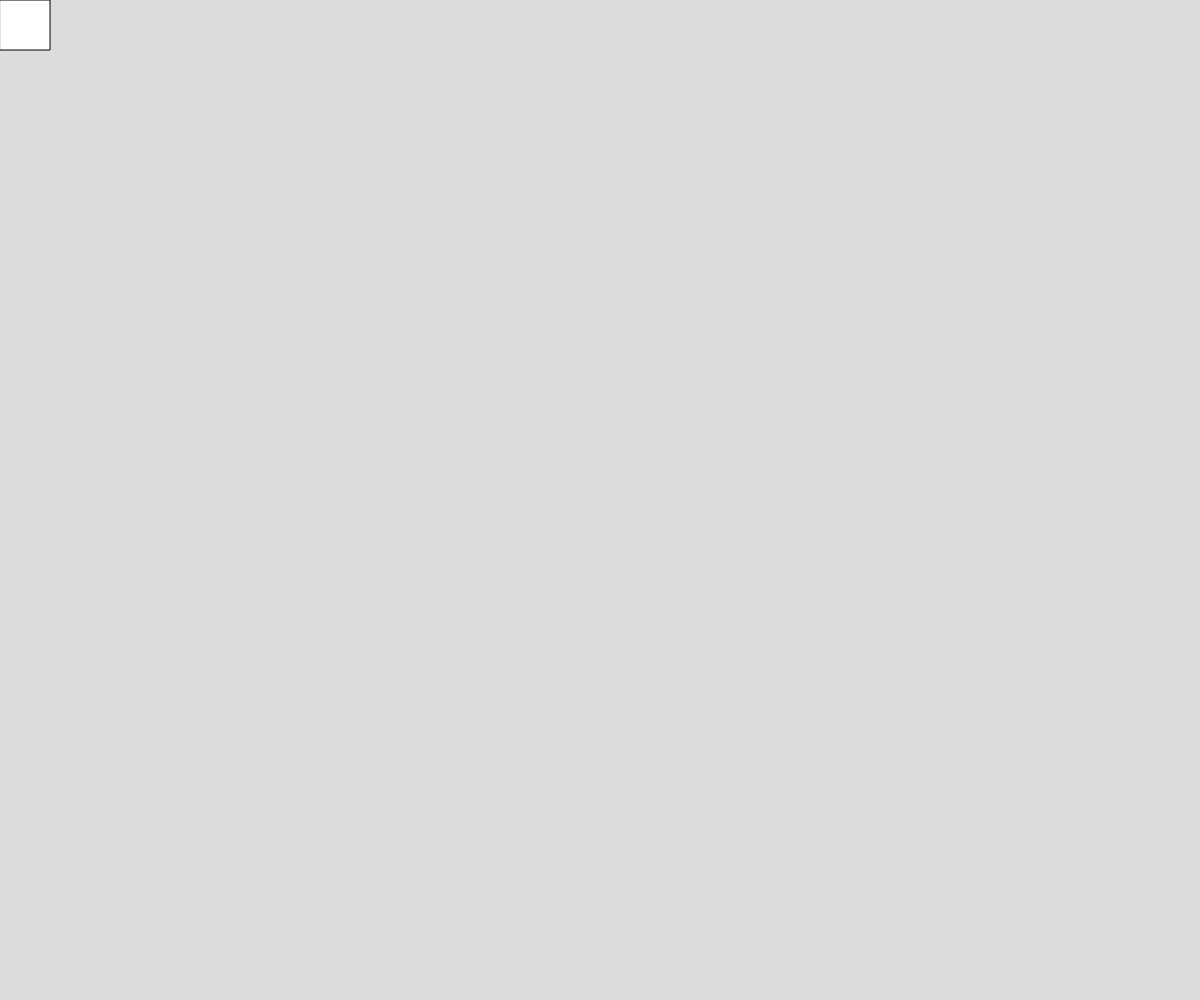
Frame 1 (no input)
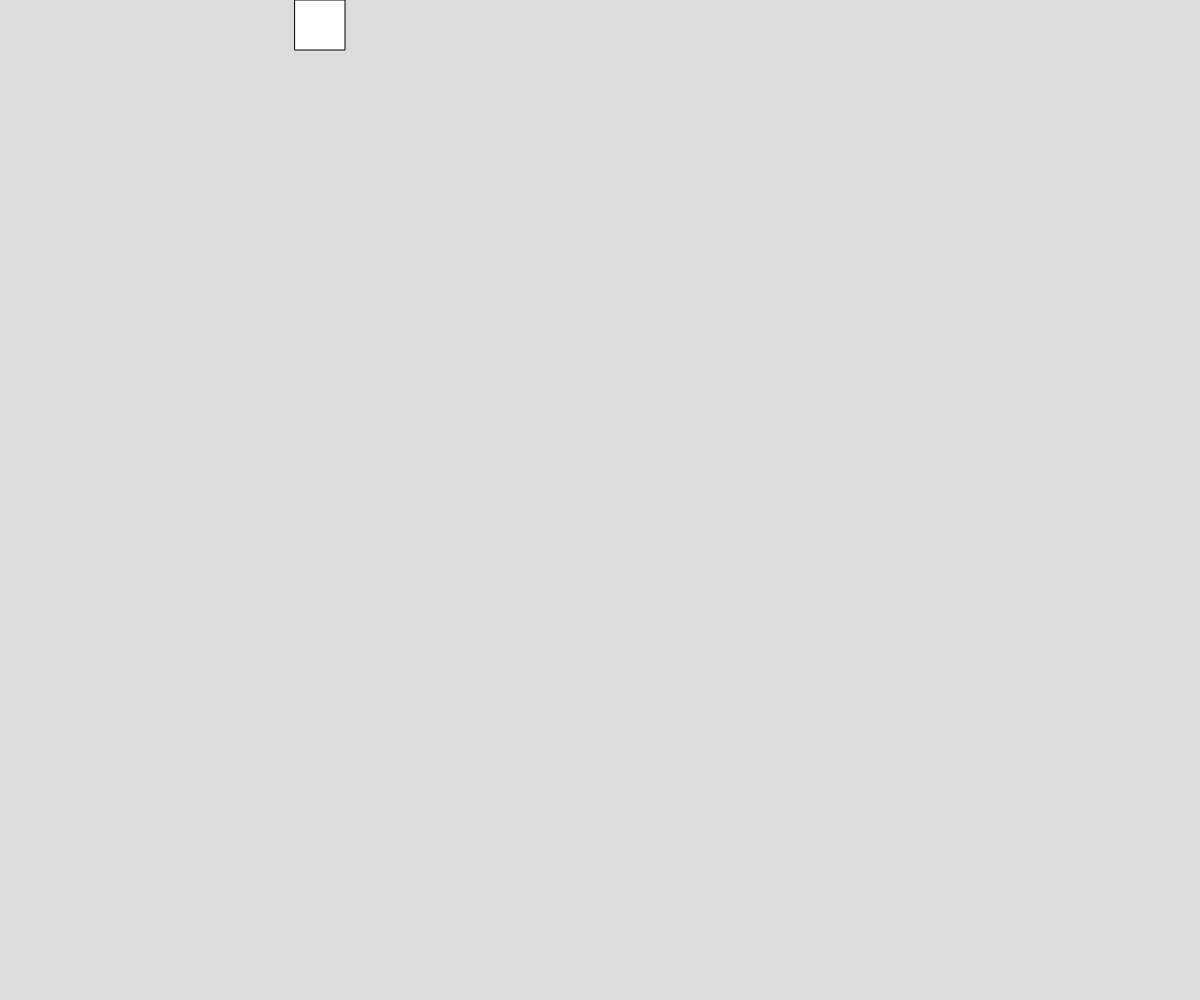
Frame 60 (no input)
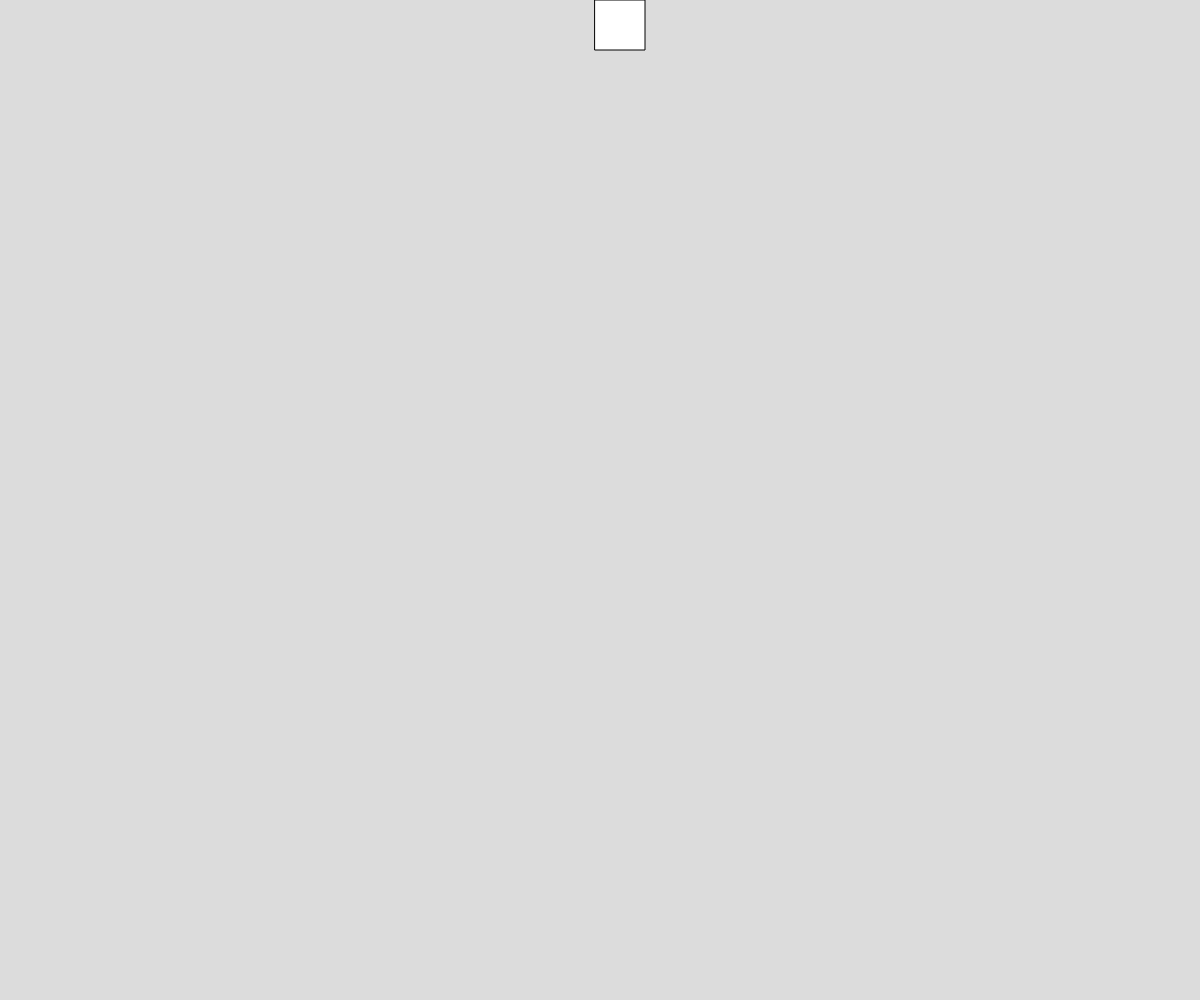
Frame 120 (the mouse pressed at the canvas centre since frame 60)

The p5.js sketch that drew these frames (run headless with seeded random() and noise() and a simulated clock; from frame 60 on, the mouse is pressed at the canvas centre):

// p5.js sketch
// ── sketch.js
// Project Title
// Your Name
// Date
//
// Extra for Experts:
// - describe what you did to take this project "above and beyond"

let squareX, squareY;
let SquareSpeedX, squareSpeedY;
let squareSize;
let squareSpeed;
function setup() {
  createCanvas(windowWidth, windowHeight);

  squareSize = 50 ;

  squareX = 0;
  squareY = 0;
  squareSpeed = 5;

  SquareSpeedX = 5;
  squareSpeedY = 0;
}

function windowResized() {
  resizeCanvas(windowWidth, windowHeight);
}

function draw() {
  background(220);

  if (squareX >= windowWidth - squareSize && squareY >= windowHeight - squareSize){
    squareSpeedY = 0;
    SquareSpeedX = -squareSpeed;
    squareX = windowWidth - squareSize;
    squareY = windowHeight - squareSize;
  }

  else if (squareX > windowWidth - squareSize && squareY <= 0){
    squareSpeedY = squareSpeed;
    SquareSpeedX = 0;

    squareX = windowWidth - squareSize;
    squareY = 0;
  }


  else if (squareX <= 0 && squareY >= windowHeight - squareSize){
    SquareSpeedX = 0;
    squareSpeedY = -squareSpeed;
    windowWidth - squareSize

    squareX = 0;
    squareY = windowHeight - squareSize;
  }
  else if (squareX <= 0 && squareY <= 0){
    squareSpeedY = 0;
    SquareSpeedX = squareSpeed;
    squareX = 0;
    squareY = 0;
  }
  square(squareX, squareY, squareSize);

  squareX += SquareSpeedX;
  squareY += squareSpeedY;

}
